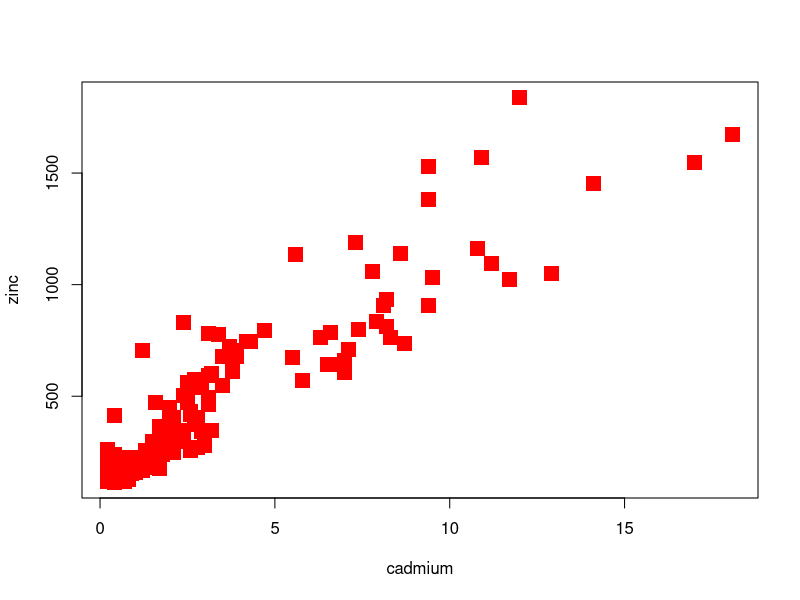
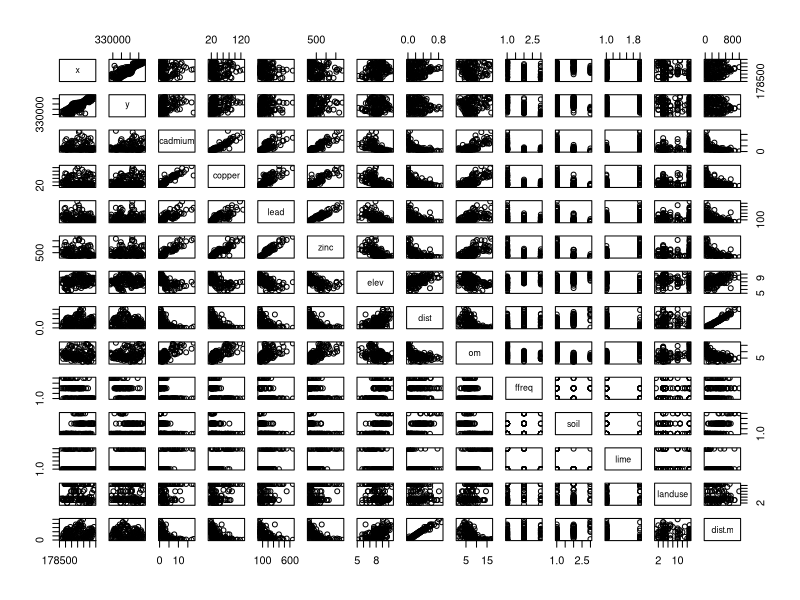
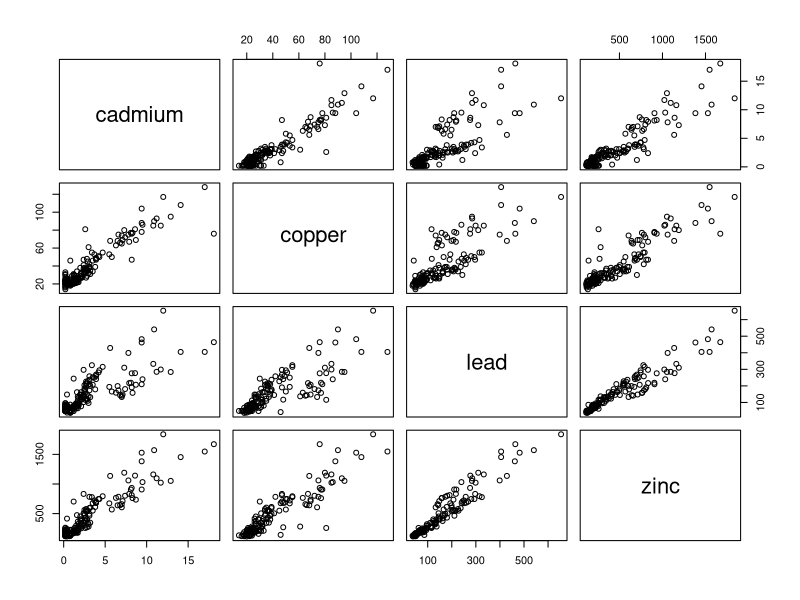
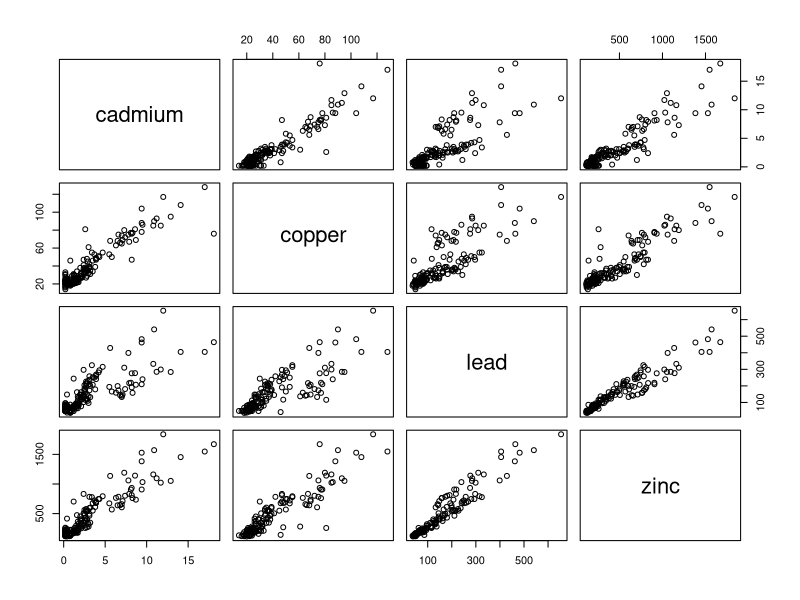
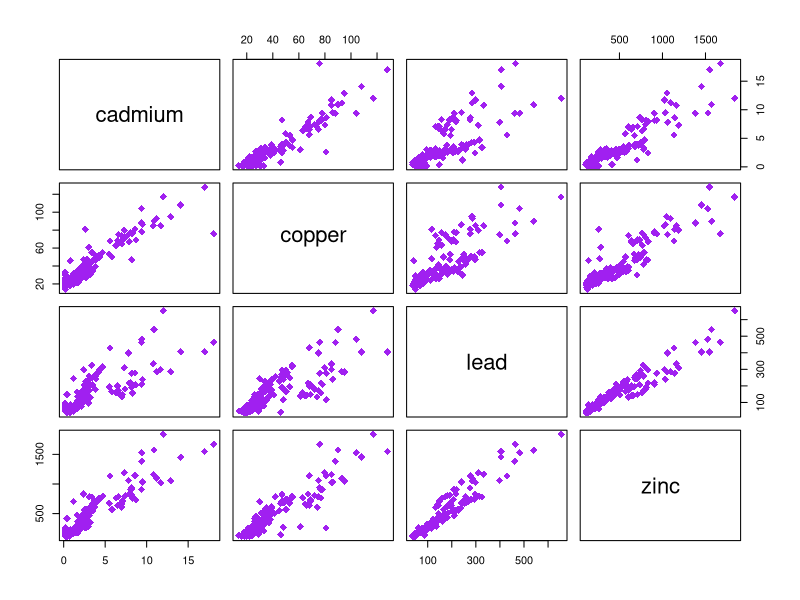
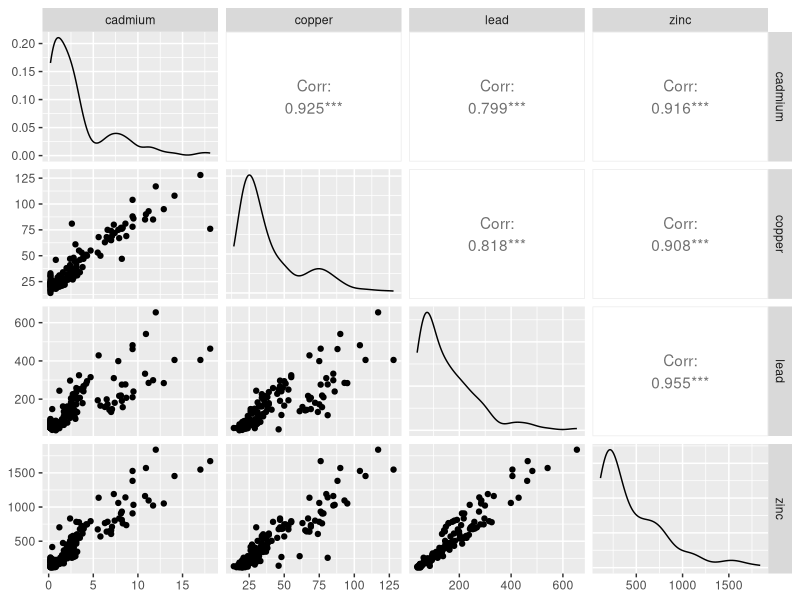

Recreate these plots in R, in order.
### Multipanel in R: the second lecture of monitoring ecosystems

install.packages("sp")
install.packages("GGally") # this is used for the function ggpairs()

library(sp) # require(sp) will also do the job
library(GGally)

data(meuse) # there is a dataset available named meuse

attach(meuse)

# Excercise: see the names of the variables and plot cadmium versus zinc

# There are two ways to see the names of the variables:
names(meuse)
head(meuse)
plot(cadmium,zinc,pch=15,col="red",cex=2)

# Excercise: make all the possible pairwise plots of the dataset
# plot(x,cadmium)
# plot(x,zinc)
# plot...
# plot is not a good idea!!!

pairs(meuse)

# in case you receive the error "the size is too large" reshape the graph window and relaunch the code

#switch to all variables to just four variables
pairs(~cadmium+copper+lead+zinc,data=meuse)

# or another way:
pairs(meuse[,3:6])

# Excercise: prettify this graph

pairs(meuse[,3:6],pch=18,col="purple",cex=1.5)

# Let's impress our classmates
install.packages("GGally")
library(GGally)

#GGally package will prettify the graph
ggpairs(meuse[,3:6])
